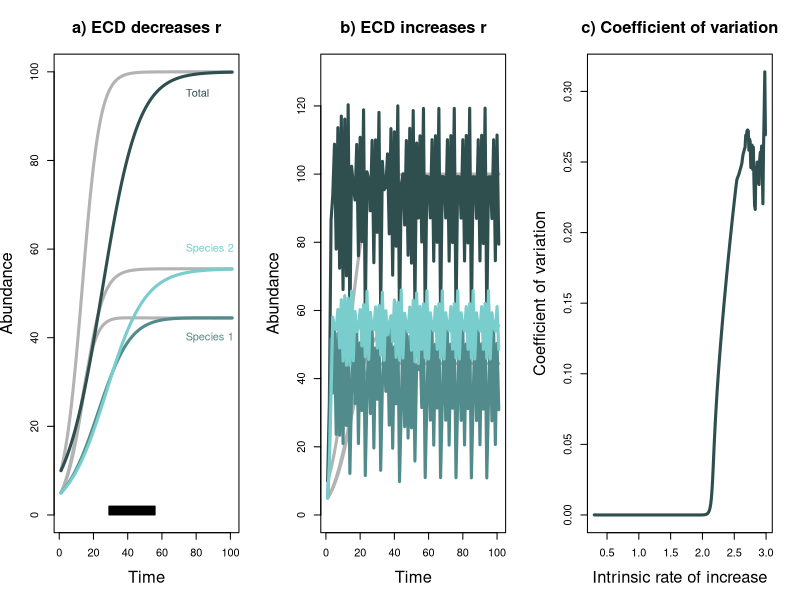

Generate this figure with R: (Note: this script raises an error after producing the figure.)
###two species LV model

#function for two-species LV discrete time steps
LV2<-function(r1,r2,N1,N2,a12,a21,K1,K2,G=100){
  
  out.N1<-NULL
  out.N2<-NULL
  out.N1[1]<-N1
  out.N2[1]<-N2
  Total<-N1+N2
  
  for (i in 1:G){
    out.N1[i+1]<-
      out.N1[i]+(r1*out.N1[i]*(1-((out.N1[i]+a12*out.N2[i])/K1)))
    out.N2[i+1]<-
      out.N2[i]+(r2*out.N2[i]*(1-((out.N2[i]+a21*out.N1[i])/K2)))
    Total[i+1]<-out.N1[i+1]+out.N2[i+1]
  }
  return(as.data.frame(cbind(out.N1,out.N2, Total)))
}


###ECD effects on r -lower
r1<-0.2
r2<-0.18
N1<-5
N2<-5
a12<-0.1
a21<-0.1
K1<-50
K2<-60


r.out1<-LV2(r1,r2,N1,N2,a12,a21,K1,K2)

quartz()
par(mfrow=c(1,3))
plot(1:nrow(r.out1),r.out1$Total,ylim=c(0,max(r.out1$Total)),
     type="l", lwd=3,col="grey70", xlab="Time",ylab="Abundance",
     main = "a) ECD decreases r",cex.lab=1.5,cex.main=1.5)
points(1:nrow(r.out1),r.out1$out.N1,type="l", lwd=3,col="grey70")
points(1:nrow(r.out1),r.out1$out.N2,type="l", lwd=3,col="grey70")

r1<-0.1
r2<-0.09
r.out1.L<-LV2(r1,r2,N1,N2,a12,a21,K1,K2)

points(1:nrow(r.out1.L),r.out1.L$Total,type="l", lwd=3,col="darkslategray")
points(1:nrow(r.out1.L),r.out1.L$out.N1,type="l", lwd=3,col="darkslategray4")
points(1:nrow(r.out1.L),r.out1.L$out.N2,type="l", lwd=3,col="darkslategray3")

text(70,95,pos=4,"Total",col="darkslategray")
text(70,60,pos=4,"Species 2",col="darkslategray3")
text(70,40,pos=4,"Species 1",col="darkslategray4")


x1<-min((1:length(r.out1$Total))[r.out1$Total>=0.95*max(r.out1$Total)])
x2<-min((1:length(r.out1.L$Total))[r.out1.L$Total>=0.95*max(r.out1.L$Total)])

polygon(c(x1,x1,x2,x2),c(0,2,2,0),col="black")


###ECD effects on r -increase
r1<-3
r2<-2

r.out1.H<-LV2(r1,r2,N1,N2,a12,a21,K1,K2)

plot(1:nrow(r.out1),r.out1$Total,
     type="l", lwd=3,col="grey70", xlab="Time",ylab="Abundance",
     main = "b) ECD increases r",ylim=c(0,130),cex.lab=1.5,cex.main=1.5)
points(1:nrow(r.out1),r.out1$out.N1,type="l", lwd=3,col="grey70")
points(1:nrow(r.out1),r.out1$out.N2,type="l", lwd=3,col="grey70")


points(1:nrow(r.out1.H),r.out1.H$Total,type="l", lwd=3,col="darkslategray")
points(1:nrow(r.out1.H),r.out1.H$out.N1,type="l", lwd=3,col="darkslategray4")
points(1:nrow(r.out1.H),r.out1.H$out.N2,type="l", lwd=3,col="darkslategray3")

#do plot r by CV =sd/mean from gen 20 on. Kept ratio of r constant, r2 = r1*0.8

CV<-function(x,na.rm=TRUE){
  return(sd(x,na.rm=na.rm)/mean(x,na.rm=na.rm))
}

rs<-seq(0.3,3,0.01)
CVs<-NULL
for(i in 1:length(rs)){
  tmp<-LV2(rs[i],rs[i]*0.8,N1,N2,a12,a21,K1,K2)
  tmp<-na.omit(tmp)
  tmp<-tmp[41:nrow(tmp),]
  CVs[i]<-CV(tmp$Total)
}
CVs2<-CVs[CVs!=-Inf]

plot(rs[CVs!=-Inf],CVs2, type="l", lwd=3,col="darkslategray",
     ylab="Coefficient of variation",
     xlab="Intrinsic rate of increase",
     main="c) Coefficient of variation",cex.lab=1.5,cex.main=1.5)



  
#examine ECD effects on competition 

r1<-0.2
r2<-0.18
N1<-5
N2<-5
a12<-0.2
a21<-0.2
K1<-50
K2<-60

bl<-LV2(r1,r2,N1,N2,a12,a21,K1,K2)

#increases in competition
a12<-0.05
a12<-0.03
CO1<-LV2(r1,r2,N1,N2,a12,a21,K1,K2)

#quartz()
#par(mfrow=c(1,2))
plot(1:nrow(bl),bl$Total,ylim=c(0,max(KO1$Total)),
     type="l", lwd=3,col="grey70", xlab="Time",ylab="Abundance",
     main = "GCD changes the stength of competition")
points(1:nrow(bl),bl$out.N1,type="l", lwd=3,col="grey70")
points(1:nrow(bl),bl$out.N2,type="l", lwd=3,col="grey70")

points(1:nrow(CO1),CO1$Total,type="l", lwd=3,col="darkslategray")
points(1:nrow(CO1),CO1$out.N1,type="l", lwd=3,col="darkslategray4")
points(1:nrow(CO1),CO1$out.N2,type="l", lwd=3,col="darkslategray3")


#Average C decreases
a12<-0.65
a21<-0.70
CO2<-LV2(r1,r2,N1,N2,a12,a21,K1,K2)

points(1:nrow(CO2),CO2$Total,type="l", lwd=3,col="darkorange4")
points(1:nrow(CO2),CO2$out.N1,type="l", lwd=3,col="darkorange3")
points(1:nrow(CO2),CO2$out.N2,type="l", lwd=3,col="darkorange2")


#increasing asymmetry 
a12<-0.05
a21<-0.35
CO3<-LV2(r1,r2,N1,N2,a12,a21,K1,K2)

plot(1:nrow(bl),bl$Total,ylim=c(0,max(KO1$Total)),
     type="l", lwd=3,col="grey70", xlab="Time",ylab="Abundance",
     main = "a) GCD changes the symmetry of competition")
points(1:nrow(bl),bl$out.N1,type="l", lwd=3,col="grey70")
points(1:nrow(bl),bl$out.N2,type="l", lwd=3,col="grey70")

points(1:nrow(CO3),CO3$Total,type="l", lwd=3,col="darkslategray")
points(1:nrow(CO3),CO3$out.N1,type="l", lwd=3,col="darkslategray4")
points(1:nrow(CO3),CO3$out.N2,type="l", lwd=3,col="darkslategray3")




###ECD effects on carrying capacity

r1<-0.2
r2<-0.18
N1<-5
N2<-5
a12<-0.1
a21<-0.1
K1<-50
K2<-60

bl<-LV2(r1,r2,N1,N2,a12,a21,K1,K2)

#Average K increases
K1<-60
K2<-70
KO1<-LV2(r1,r2,N1,N2,a12,a21,K1,K2)

#quartz()
#par(mfrow=c(1,2))
#plot(1:nrow(bl),bl$Total,ylim=c(0,max(KO1$Total)),
#     type="l", lwd=3,col="grey70", xlab="Time",ylab="Abundance",
#     main = "a) GCD changes average K")
#points(1:nrow(bl),bl$out.N1,type="l", lwd=3,col="grey70")
#points(1:nrow(bl),bl$out.N2,type="l", lwd=3,col="grey70")

#points(1:nrow(KO1),KO1$Total,type="l", lwd=3,col="darkslategray")
#points(1:nrow(KO1),KO1$out.N1,type="l", lwd=3,col="darkslategray4")
#points(1:nrow(KO1),KO1$out.N2,type="l", lwd=3,col="darkslategray3")


#Average K decreases
K1<-40
K2<-50
KO2<-LV2(r1,r2,N1,N2,a12,a21,K1,K2)

#points(1:nrow(KO2),KO2$Total,type="l", lwd=3,col="darkorange4")
#points(1:nrow(KO2),KO2$out.N1,type="l", lwd=3,col="darkorange3")
#points(1:nrow(KO2),KO2$out.N2,type="l", lwd=3,col="darkorange2")

#K variance increases no average effect
#not shown

#K variance increases decrease in average
#simulate across range of K values will average = 45 
#and high variance then heat map showing magnitude of effect
#on community biomass as tmp$total - bl$total


r1<-0.2
r2<-0.18
N1<-5
N2<-5
a12<-0.1
a21<-0.1

tot<-data.frame(Mean=0,SD=0,Slope=0,Int=0)
SD<-1:15
Mu<-45

for (j in 1:length(SD)){
  slope.tmp<-NULL
  int.tmp<-NULL
  for (i in 1:99){
    tmp<-rnorm(2,Mu,SD[j])
    t.mod<-LV2(r1,r2,N1,N2,a12,a21,tmp[1],tmp[2])
    t.an<-data.frame(SR=c(1,1,2),BM=abs(c(t.mod$out.N1[101],t.mod$out.N2[101],t.mod$Total[101])))
    t.lm<-lm(BM~SR,data=t.an)
    slope.tmp[i]<-summary(t.lm)$coefficients[2,1]
    int.tmp[i]<-summary(t.lm)$coefficients[1,1]
  }
  
  tot[j,]<-c(Mu,SD[j],mean(slope.tmp),mean(int.tmp))
} 

  